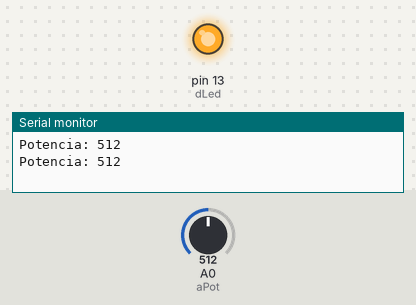
The sketch below on a simulated Arduino Uno, built with avr-gcc and run on an emulated ATmega328P. Parts: output pins drawn as LEDs (lit = HIGH), the last lines printed to the serial monitor. The inputs (shaded band) are chosen by the test bench; at power-on: A0 (aPot) = 512.

Above: at 1.8 s.
1.9 s: A0 (aPot) set to 0
At 2.7 s:
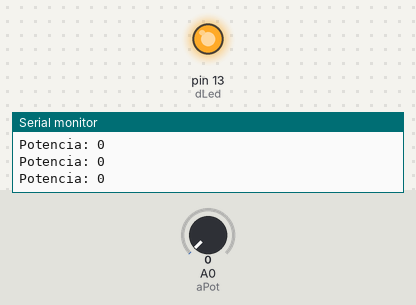
6.0 s: A0 (aPot) set to 122
At 6.33 s:
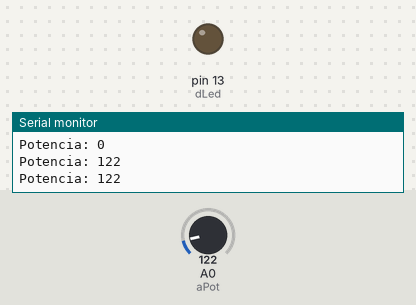
Timing chart, 0 to 15.5 s (numbered marks = the images above; inputs shaded):
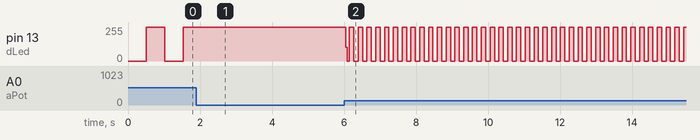

Measured:
- after the input at 1.9 s, pin 13 (dLed): stops changing and stays 255/255
- after the input at 6.0 s, pin 13 (dLed): 255/255 → 104/255 after 0.05 s, then moves between 0/255 and 255/255, repeating every 0.73 s

The sketch:

iniciante_modulo4.ino
```cpp
const int aPot = 0;
const int dLed = 13;


void setup(){
  Serial.begin(9600);
  pinMode(dLed, OUTPUT);
  pinMode(aPot, INPUT);
}


void loop(){
  int potenciaAtual = analogRead(aPot);

  Serial.print("Potencia: ");
  Serial.println(potenciaAtual);


  digitalWrite(dLed, LOW);
  delay(potenciaAtual);
  digitalWrite(dLed, HIGH);
  delay(potenciaAtual);
}
```
